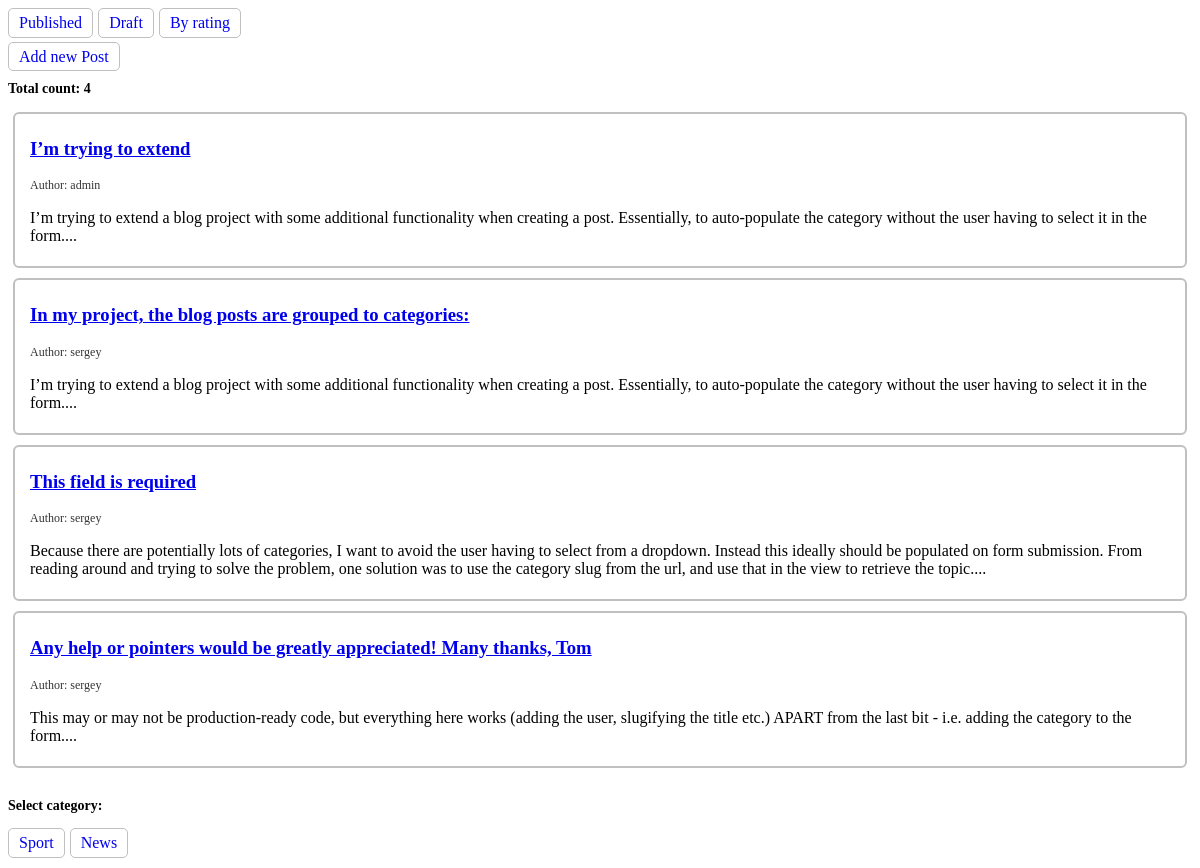
The page / on the database its author committed.
### blog/models.py (models this page shows, shortened)
class Post(models.Model):
    title = models.CharField(max_length=255, verbose_name='Title')
    text = models.TextField()
    isDraft = models.BooleanField(default=True)
    created = models.DateTimeField(auto_now_add=True)
    published_date = models.DateTimeField(auto_now_add=True)
    category = models.ForeignKey(PostCategory, on_delete=models.CASCADE, blank=True, null=True, verbose_name='Category')
    author = models.ForeignKey('auth.USER', on_delete=models.CASCADE, blank=True, null=True)

class PostCategory(models.Model):
    title = models.CharField(max_length=255, verbose_name='Title')
    text = models.TextField()
    created = models.DateTimeField(auto_now_add=True)
    published_date = models.DateTimeField(auto_now_add=True)

### blog/views.py (the view)
# urls.py: path('', post_list, name='post_list'),
def post_list(request):
    posts = Post.objects.all().filter(isDraft=False)
    count = posts.count()
    categories = PostCategory.objects.all()
    context = {'posts': posts, 'categories': categories, 'count': count}
    return render(request, 'blog/post_list.html', context)

### blog/templates/blog/post_list.html (shortened to what this page needs)
<!DOCTYPE html>
<html lang="en">
<head>
</head>
<body>
<div class="tabs">
    <a href="{% url 'post_list' %}" class="btn">
        Published
    </a>
    <a href="{% url 'post_draft' %}" class="btn">
        Draft
    </a>
    <a href="{% url 'post_by_rating' %}" class="btn">
        By rating
    </a>
</div>
<div style="margin-bottom: 10px">
    <a href="{% url 'post_new' %}" class="btn">
        Add new Post
    </a>
</div>
<div class="title">Total count: {{ count }}</div>
<div class="post-wrapper">
    {% for post in posts %}
        <div class="post">
            <a href="{% url 'post_detail' post_pk=post.pk %}">
                <h3>{{ post.title }}</h3>
            </a>
            <div style="display: flex">
                <span class="author">Author: {{ post.author }}</span>
            </div>
            <p>{{ post.text }}...</p>
        </div>
    {% endfor %}
</div>
<p class="title">Select category:</p>
<div class="tabs">
    {% for category in categories %}
        <a href="{% url 'post_by_category' category_pk=category.pk %}" class="btn">
            {{ category.title }}
        </a>
    {% endfor %}
</div>
</body>
</html>

### blog/templates/blog/post_list.html (style rules this page uses)
.post-wrapper { padding: 5px; }
.post-wrapper .post { display: flex; flex-direction: column; border: 2px solid silver; border-radius: 6px; padding: 5px 15px; margin: 10px 0; }
.tabs { display: flex; gap: 5px; margin-bottom: 10px; }
.btn { padding: 5px 10px; border: 1px solid silver; border-radius: 5px; text-decoration: none; }
.title { font-size: 14px; margin-top: 15px; font-weight: 600; }
.author { font-size: 12px; opacity: 0.8; }

### rows shown on the page
Post: title "I’m trying to extend", author "admin", text "I’m trying to extend a blog project with some additional functionality when creating a post. Essentially, to auto-populate the category without the user having to select it in the form."
Post: title "In my project, the blog posts are grouped to categories:", author "sergey", text "I’m trying to extend a blog project with some additional functionality when creating a post. Essentially, to auto-populate the category without the user having to select it in the form."
Post: title "This field is required", author "sergey", text "Because there are potentially lots of categories, I want to avoid the user having to select from a dropdown. Instead this ideally should be populated on form submission. From reading around and trying to solve the problem, one solution was to use the category slug from the url, and use that in the view to retrieve the topic."
Post: title "Any help or pointers would be greatly appreciated! Many thanks, Tom", author "sergey", text "This may or may not be production-ready code, but everything here works (adding the user, slugifying the title etc.) APART from the last bit - i.e. adding the category to the form."
PostCategory: title "Sport"
PostCategory: title "News"

### other values the page prints
{{ count }} "4"
